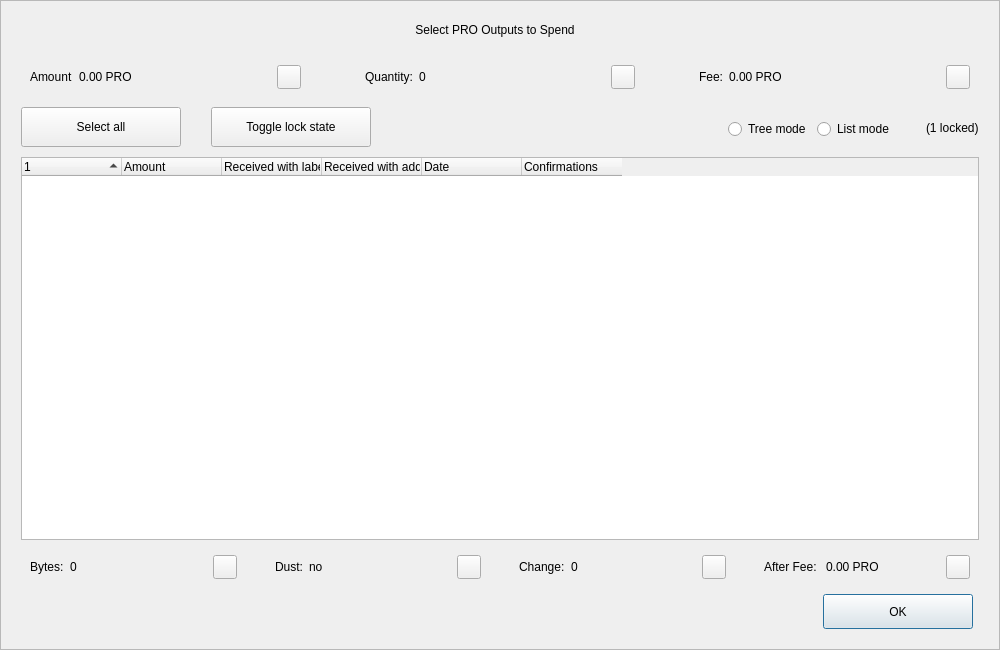
<?xml version="1.0" encoding="UTF-8"?>
<ui version="4.0">
 <class>CoinControlDialog</class>
 <widget class="QDialog" name="CoinControlDialog">
  <property name="geometry">
   <rect>
    <x>0</x>
    <y>0</y>
    <width>1000</width>
    <height>650</height>
   </rect>
  </property>
  <property name="minimumSize">
   <size>
    <width>950</width>
    <height>650</height>
   </size>
  </property>
  <property name="windowTitle">
   <string>Coin Selection</string>
  </property>
  <property name="styleSheet">
   <string notr="true"/>
  </property>
  <layout class="QVBoxLayout" name="verticalLayout">
   <property name="spacing">
    <number>0</number>
   </property>
   <property name="leftMargin">
    <number>0</number>
   </property>
   <property name="topMargin">
    <number>0</number>
   </property>
   <property name="rightMargin">
    <number>0</number>
   </property>
   <property name="bottomMargin">
    <number>0</number>
   </property>
   <item>
    <widget class="QFrame" name="frameContainer">
     <property name="toolTipDuration">
      <number>0</number>
     </property>
     <property name="frameShape">
      <enum>QFrame::StyledPanel</enum>
     </property>
     <property name="frameShadow">
      <enum>QFrame::Raised</enum>
     </property>
     <layout class="QVBoxLayout" name="verticalLayout_2">
      <property name="leftMargin">
       <number>0</number>
      </property>
      <property name="rightMargin">
       <number>0</number>
      </property>
      <property name="bottomMargin">
       <number>20</number>
      </property>
      <item>
       <layout class="QHBoxLayout" name="horizontalLayout_12">
        <property name="spacing">
         <number>0</number>
        </property>
        <property name="leftMargin">
         <number>20</number>
        </property>
        <property name="rightMargin">
         <number>30</number>
        </property>
        <item>
         <spacer name="horizontalSpacer_4">
          <property name="orientation">
           <enum>Qt::Horizontal</enum>
          </property>
          <property name="sizeHint" stdset="0">
           <size>
            <width>40</width>
            <height>20</height>
           </size>
          </property>
         </spacer>
        </item>
        <item>
         <widget class="QLabel" name="labelTitle">
          <property name="minimumSize">
           <size>
            <width>0</width>
            <height>40</height>
           </size>
          </property>
          <property name="maximumSize">
           <size>
            <width>16777215</width>
            <height>40</height>
           </size>
          </property>
          <property name="text">
           <string>Select PRO Outputs to Spend</string>
          </property>
          <property name="alignment">
           <set>Qt::AlignCenter</set>
          </property>
          <property name="margin">
           <number>7</number>
          </property>
         </widget>
        </item>
        <item>
         <spacer name="horizontalSpacer_5">
          <property name="orientation">
           <enum>Qt::Horizontal</enum>
          </property>
          <property name="sizeHint" stdset="0">
           <size>
            <width>40</width>
            <height>20</height>
           </size>
          </property>
         </spacer>
        </item>
       </layout>
      </item>
      <item>
       <layout class="QHBoxLayout" name="horizontalLayout_8">
        <property name="leftMargin">
         <number>20</number>
        </property>
        <property name="rightMargin">
         <number>20</number>
        </property>
        <item>
         <widget class="QWidget" name="layoutAmount" native="true">
          <layout class="QHBoxLayout" name="horizontalLayout_9" stretch="0,1,0">
           <item>
            <widget class="QLabel" name="labelCoinControlAmountText">
             <property name="text">
              <string>Amount</string>
             </property>
            </widget>
           </item>
           <item>
            <widget class="QLabel" name="labelCoinControlAmount">
             <property name="text">
              <string>0.00 PRO</string>
             </property>
            </widget>
           </item>
           <item alignment="Qt::AlignHCenter|Qt::AlignVCenter">
            <widget class="QPushButton" name="pushButtonAmount">
             <property name="minimumSize">
              <size>
               <width>0</width>
               <height>24</height>
              </size>
             </property>
             <property name="maximumSize">
              <size>
               <width>24</width>
               <height>26</height>
              </size>
             </property>
             <property name="focusPolicy">
              <enum>Qt::NoFocus</enum>
             </property>
             <property name="styleSheet">
              <string notr="true">padding-bottom:2px;
padding-right:4px;</string>
             </property>
             <property name="text">
              <string/>
             </property>
            </widget>
           </item>
          </layout>
         </widget>
        </item>
        <item>
         <spacer name="horizontalSpacer_2">
          <property name="orientation">
           <enum>Qt::Horizontal</enum>
          </property>
          <property name="sizeType">
           <enum>QSizePolicy::Fixed</enum>
          </property>
          <property name="sizeHint" stdset="0">
           <size>
            <width>40</width>
            <height>20</height>
           </size>
          </property>
         </spacer>
        </item>
        <item>
         <widget class="QWidget" name="layoutQuantity" native="true">
          <layout class="QHBoxLayout" name="horizontalLayout_10" stretch="0,1,0">
           <item>
            <widget class="QLabel" name="labelCoinControlQuantityText">
             <property name="text">
              <string>Quantity:</string>
             </property>
            </widget>
           </item>
           <item>
            <widget class="QLabel" name="labelCoinControlQuantity">
             <property name="text">
              <string>0</string>
             </property>
            </widget>
           </item>
           <item alignment="Qt::AlignHCenter|Qt::AlignVCenter">
            <widget class="QPushButton" name="pushButtonQuantity">
             <property name="minimumSize">
              <size>
               <width>0</width>
               <height>24</height>
              </size>
             </property>
             <property name="maximumSize">
              <size>
               <width>24</width>
               <height>26</height>
              </size>
             </property>
             <property name="focusPolicy">
              <enum>Qt::NoFocus</enum>
             </property>
             <property name="styleSheet">
              <string notr="true">padding-bottom:2px;
               padding-right:4px;</string>
             </property>
             <property name="text">
              <string/>
             </property>
            </widget>
           </item>
          </layout>
         </widget>
        </item>
        <item>
         <spacer name="horizontalSpacer_22">
          <property name="orientation">
           <enum>Qt::Horizontal</enum>
          </property>
          <property name="sizeType">
           <enum>QSizePolicy::Fixed</enum>
          </property>
          <property name="sizeHint" stdset="0">
           <size>
            <width>40</width>
            <height>20</height>
           </size>
          </property>
         </spacer>
        </item>
        <item>
         <widget class="QWidget" name="layoutFee" native="true">
          <layout class="QHBoxLayout" name="horizontalLayout_11" stretch="0,1,0">
           <item>
            <widget class="QLabel" name="labelCoinControlFeeText">
             <property name="text">
              <string>Fee:</string>
             </property>
            </widget>
           </item>
           <item>
            <widget class="QLabel" name="labelCoinControlFee">
             <property name="text">
              <string>0.00 PRO</string>
             </property>
            </widget>
           </item>
           <item alignment="Qt::AlignHCenter|Qt::AlignVCenter">
            <widget class="QPushButton" name="pushButtonFee">
             <property name="minimumSize">
              <size>
               <width>0</width>
               <height>24</height>
              </size>
             </property>
             <property name="maximumSize">
              <size>
               <width>24</width>
               <height>26</height>
              </size>
             </property>
             <property name="focusPolicy">
              <enum>Qt::NoFocus</enum>
             </property>
             <property name="styleSheet">
              <string notr="true">padding-bottom:2px;
               padding-right:4px;</string>
             </property>
             <property name="text">
              <string/>
             </property>
            </widget>
           </item>
          </layout>
         </widget>
        </item>
       </layout>
      </item>
      <item>
       <widget class="QFrame" name="frame">
        <property name="minimumSize">
         <size>
          <width>0</width>
          <height>40</height>
         </size>
        </property>
        <property name="styleSheet">
         <string notr="true">#frame {
	border:0;
}</string>
        </property>
        <property name="frameShape">
         <enum>QFrame::StyledPanel</enum>
        </property>
        <property name="frameShadow">
         <enum>QFrame::Sunken</enum>
        </property>
        <layout class="QHBoxLayout" name="horizontalLayout">
         <property name="spacing">
          <number>0</number>
         </property>
         <property name="leftMargin">
          <number>20</number>
         </property>
         <property name="topMargin">
          <number>0</number>
         </property>
         <property name="rightMargin">
          <number>20</number>
         </property>
         <property name="bottomMargin">
          <number>0</number>
         </property>
         <item>
          <layout class="QHBoxLayout" name="horizontalLayoutPanel" stretch="0,0,0,0,0,0">
           <property name="spacing">
            <number>20</number>
           </property>
           <item>
            <widget class="QPushButton" name="pushButtonSelectAll">
             <property name="sizePolicy">
              <sizepolicy hsizetype="Maximum" vsizetype="Fixed">
               <horstretch>0</horstretch>
               <verstretch>0</verstretch>
              </sizepolicy>
             </property>
             <property name="minimumSize">
              <size>
               <width>160</width>
               <height>40</height>
              </size>
             </property>
             <property name="maximumSize">
              <size>
               <width>16777215</width>
               <height>40</height>
              </size>
             </property>
             <property name="text">
              <string>Select all</string>
             </property>
             <property name="checkable">
              <bool>true</bool>
             </property>
             <property name="checked">
              <bool>false</bool>
             </property>
             <property name="autoExclusive">
              <bool>false</bool>
             </property>
             <property name="autoDefault">
              <bool>false</bool>
             </property>
            </widget>
           </item>
           <item>
            <spacer name="horizontalSpacer_6">
             <property name="orientation">
              <enum>Qt::Horizontal</enum>
             </property>
             <property name="sizeType">
              <enum>QSizePolicy::Fixed</enum>
             </property>
             <property name="sizeHint" stdset="0">
              <size>
               <width>10</width>
               <height>20</height>
              </size>
             </property>
            </spacer>
           </item>
           <item>
            <widget class="QPushButton" name="pushButtonToggleLock">
             <property name="sizePolicy">
              <sizepolicy hsizetype="Maximum" vsizetype="Fixed">
               <horstretch>0</horstretch>
               <verstretch>0</verstretch>
              </sizepolicy>
             </property>
             <property name="minimumSize">
              <size>
               <width>160</width>
               <height>40</height>
              </size>
             </property>
             <property name="maximumSize">
              <size>
               <width>16777215</width>
               <height>40</height>
              </size>
             </property>
             <property name="text">
              <string>Toggle lock state</string>
             </property>
             <property name="checkable">
              <bool>true</bool>
             </property>
             <property name="autoExclusive">
              <bool>false</bool>
             </property>
             <property name="autoDefault">
              <bool>false</bool>
             </property>
            </widget>
           </item>
           <item>
            <spacer name="horizontalSpacer_7">
             <property name="orientation">
              <enum>Qt::Horizontal</enum>
             </property>
             <property name="sizeType">
              <enum>QSizePolicy::Expanding</enum>
             </property>
             <property name="sizeHint" stdset="0">
              <size>
               <width>30</width>
               <height>20</height>
              </size>
             </property>
            </spacer>
           </item>
           <item alignment="Qt::AlignRight">
            <widget class="QGroupBox" name="groupBox_2">
             <property name="styleSheet">
              <string notr="true">#groupBox_2 {
    background-color:transparent;
    border-radius:0;
}</string>
             </property>
             <property name="title">
              <string/>
             </property>
             <layout class="QHBoxLayout" name="horizontalLayout_14">
              <item>
               <widget class="QRadioButton" name="radioTreeMode">
                <property name="sizePolicy">
                 <sizepolicy hsizetype="Maximum" vsizetype="Fixed">
                  <horstretch>0</horstretch>
                  <verstretch>0</verstretch>
                 </sizepolicy>
                </property>
                <property name="text">
                 <string>Tree mode</string>
                </property>
               </widget>
              </item>
              <item>
               <widget class="QRadioButton" name="radioListMode">
                <property name="sizePolicy">
                 <sizepolicy hsizetype="Maximum" vsizetype="Fixed">
                  <horstretch>0</horstretch>
                  <verstretch>0</verstretch>
                 </sizepolicy>
                </property>
                <property name="text">
                 <string>List mode</string>
                </property>
                <property name="checked">
                 <bool>false</bool>
                </property>
               </widget>
              </item>
             </layout>
            </widget>
           </item>
           <item>
            <widget class="QLabel" name="labelLocked">
             <property name="text">
              <string>(1 locked)</string>
             </property>
            </widget>
           </item>
          </layout>
         </item>
        </layout>
       </widget>
      </item>
      <item>
       <layout class="QHBoxLayout" name="horizontalLayout_13">
        <property name="leftMargin">
         <number>20</number>
        </property>
        <property name="rightMargin">
         <number>20</number>
        </property>
        <item>
         <widget class="CoinControlTreeWidget" name="treeWidget">
          <property name="contextMenuPolicy">
           <enum>Qt::CustomContextMenu</enum>
          </property>
          <property name="styleSheet">
           <string notr="true"/>
          </property>
          <property name="sortingEnabled">
           <bool>false</bool>
          </property>
          <property name="columnCount">
           <number>6</number>
          </property>
          <attribute name="headerShowSortIndicator" stdset="0">
           <bool>true</bool>
          </attribute>
          <attribute name="headerStretchLastSection">
           <bool>false</bool>
          </attribute>
          <column>
           <property name="text">
            <string/>
           </property>
          </column>
          <column>
           <property name="text">
            <string>Amount</string>
           </property>
          </column>
          <column>
           <property name="text">
            <string>Received with label</string>
           </property>
          </column>
          <column>
           <property name="text">
            <string>Received with address</string>
           </property>
          </column>
          <column>
           <property name="text">
            <string>Date</string>
           </property>
          </column>
          <column>
           <property name="text">
            <string>Confirmations</string>
           </property>
           <property name="toolTip">
            <string>Confirmed</string>
           </property>
          </column>
         </widget>
        </item>
       </layout>
      </item>
      <item>
       <layout class="QHBoxLayout" name="horizontalLayout_3">
        <property name="spacing">
         <number>20</number>
        </property>
        <property name="leftMargin">
         <number>20</number>
        </property>
        <property name="rightMargin">
         <number>20</number>
        </property>
        <item>
         <widget class="QWidget" name="layoutBytes" native="true">
          <layout class="QHBoxLayout" name="horizontalLayout_4" stretch="0,1,0">
           <item>
            <widget class="QLabel" name="labelCoinControlBytesText">
             <property name="text">
              <string>Bytes:</string>
             </property>
            </widget>
           </item>
           <item>
            <widget class="QLabel" name="labelCoinControlBytes">
             <property name="text">
              <string>0</string>
             </property>
            </widget>
           </item>
           <item alignment="Qt::AlignHCenter|Qt::AlignVCenter">
            <widget class="QPushButton" name="pushButtonBytes">
             <property name="minimumSize">
              <size>
               <width>0</width>
               <height>24</height>
              </size>
             </property>
             <property name="maximumSize">
              <size>
               <width>24</width>
               <height>26</height>
              </size>
             </property>
             <property name="focusPolicy">
              <enum>Qt::NoFocus</enum>
             </property>
             <property name="styleSheet">
              <string notr="true">padding-bottom:2px;
               padding-right:4px;</string>
             </property>
             <property name="text">
              <string/>
             </property>
            </widget>
           </item>
          </layout>
         </widget>
        </item>
        <item>
         <widget class="QWidget" name="layoutDust" native="true">
          <layout class="QHBoxLayout" name="horizontalLayout_5" stretch="0,1,0">
           <item>
            <widget class="QLabel" name="labelCoinControlLowOutputText">
             <property name="text">
              <string>Dust:</string>
             </property>
            </widget>
           </item>
           <item>
            <widget class="QLabel" name="labelCoinControlLowOutput">
             <property name="text">
              <string>no</string>
             </property>
            </widget>
           </item>
           <item alignment="Qt::AlignHCenter|Qt::AlignVCenter">
            <widget class="QPushButton" name="pushButtonDust">
             <property name="minimumSize">
              <size>
               <width>0</width>
               <height>24</height>
              </size>
             </property>
             <property name="maximumSize">
              <size>
               <width>24</width>
               <height>26</height>
              </size>
             </property>
             <property name="focusPolicy">
              <enum>Qt::NoFocus</enum>
             </property>
             <property name="styleSheet">
              <string notr="true">padding-bottom:2px;
               padding-right:4px;</string>
             </property>
             <property name="text">
              <string/>
             </property>
            </widget>
           </item>
          </layout>
         </widget>
        </item>
        <item>
         <widget class="QWidget" name="layoutChange" native="true">
          <layout class="QHBoxLayout" name="horizontalLayout_6" stretch="0,1,0">
           <item>
            <widget class="QLabel" name="labelCoinControlChangeText">
             <property name="text">
              <string>Change:</string>
             </property>
            </widget>
           </item>
           <item>
            <widget class="QLabel" name="labelCoinControlChange">
             <property name="text">
              <string>0</string>
             </property>
            </widget>
           </item>
           <item alignment="Qt::AlignHCenter|Qt::AlignVCenter">
            <widget class="QPushButton" name="pushButtonChange">
             <property name="minimumSize">
              <size>
               <width>0</width>
               <height>24</height>
              </size>
             </property>
             <property name="maximumSize">
              <size>
               <width>24</width>
               <height>26</height>
              </size>
             </property>
             <property name="focusPolicy">
              <enum>Qt::NoFocus</enum>
             </property>
             <property name="styleSheet">
              <string notr="true">padding-bottom:2px;
               padding-right:4px;</string>
             </property>
             <property name="text">
              <string/>
             </property>
            </widget>
           </item>
          </layout>
         </widget>
        </item>
        <item>
         <widget class="QWidget" name="layoutAfter" native="true">
          <layout class="QHBoxLayout" name="horizontalLayout_7" stretch="0,1,0">
           <item>
            <widget class="QLabel" name="labelCoinControlAfterFeeText">
             <property name="text">
              <string>After Fee: </string>
             </property>
            </widget>
           </item>
           <item>
            <widget class="QLabel" name="labelCoinControlAfterFee">
             <property name="text">
              <string>0.00 PRO</string>
             </property>
            </widget>
           </item>
           <item alignment="Qt::AlignHCenter|Qt::AlignVCenter">
            <widget class="QPushButton" name="pushButtonAlterFee">
             <property name="minimumSize">
              <size>
               <width>0</width>
               <height>24</height>
              </size>
             </property>
             <property name="maximumSize">
              <size>
               <width>24</width>
               <height>26</height>
              </size>
             </property>
             <property name="focusPolicy">
              <enum>Qt::NoFocus</enum>
             </property>
             <property name="styleSheet">
              <string notr="true">padding-bottom:2px;
               padding-right:4px;</string>
             </property>
             <property name="text">
              <string/>
             </property>
            </widget>
           </item>
          </layout>
         </widget>
        </item>
       </layout>
      </item>
      <item>
       <layout class="QHBoxLayout" name="horizontalLayout_2">
        <property name="spacing">
         <number>0</number>
        </property>
        <property name="leftMargin">
         <number>20</number>
        </property>
        <property name="rightMargin">
         <number>26</number>
        </property>
        <item>
         <spacer name="horizontalSpacer_3">
          <property name="orientation">
           <enum>Qt::Horizontal</enum>
          </property>
          <property name="sizeHint" stdset="0">
           <size>
            <width>558</width>
            <height>20</height>
           </size>
          </property>
         </spacer>
        </item>
        <item>
         <widget class="QPushButton" name="pushButtonOk">
          <property name="minimumSize">
           <size>
            <width>150</width>
            <height>35</height>
           </size>
          </property>
          <property name="text">
           <string>OK</string>
          </property>
         </widget>
        </item>
       </layout>
      </item>
     </layout>
    </widget>
   </item>
  </layout>
 </widget>
 <customwidgets>
  <customwidget>
   <class>CoinControlTreeWidget</class>
   <extends>QTreeWidget</extends>
   <header>coincontroltreewidget.h</header>
  </customwidget>
 </customwidgets>
 <resources/>
 <connections/>
</ui>
